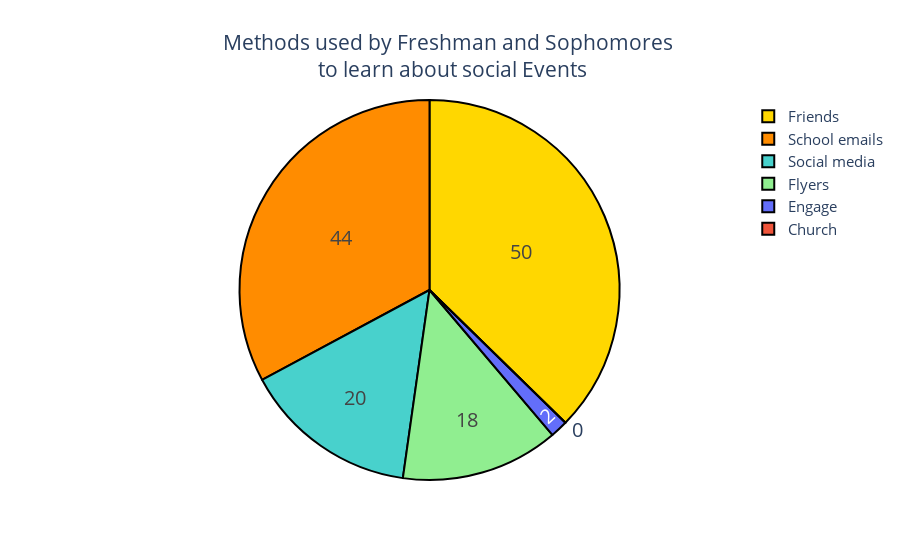

Source (notebook cell):
### Code cell
#source: https://plotly.com/python/pie-charts/

import plotly.graph_objects as go
colors = ['gold', 'mediumturquoise', 'darkorange', 'lightgreen']

fig = go.Figure(data=[go.Pie(labels=['Friends', 'Social media','School emails', 'Flyers','Engage','Church'],
                             values=[50, 20, 44, 18,2,0])])
fig.update_traces(hoverinfo='label+percent', textinfo='value', textfont_size=20,
                  marker=dict(colors=colors, line=dict(color='#000000', width=2)))
# fig.update_layout(title_text= "Methods used by Freshman and Sophomores <br>to learn about social events<br>", font_size=15) 
fig.update_layout(
    title={
        'text': "Methods used by Freshman and Sophomores <br> to learn about Social Events<br>",
        'x': 0.5, 
        'xanchor': 'center' 
    },
    font_size=15
)


fig.show()
pio.write_image(fig, 'methods.png', width=700, height=775)

### Figure 1 — Plotly figure (JSON) as saved in the notebook; plotly's stock layout.template omitted (floating-point values rounded to 4 significant figures)
{"data": [{"hoverinfo": "label+percent", "labels": ["Friends", "Social media", "School emails", "Flyers", "Engage", "Church"], "marker": {"colors": ["gold", "mediumturquoise", "darkorange", "lightgreen"], "line": {"color": "#000000", "width": 2}}, "textfont": {"size": 20}, "textinfo": "value", "type": "pie", "values": [50, 20, 44, 18, 2, 0]}], "layout": {"autosize": true, "font": {"size": 15}, "title": {"text": "Methods used by Freshman and Sophomores <br> to learn about social Events<br>", "x": 0.5, "xanchor": "center"}}}
